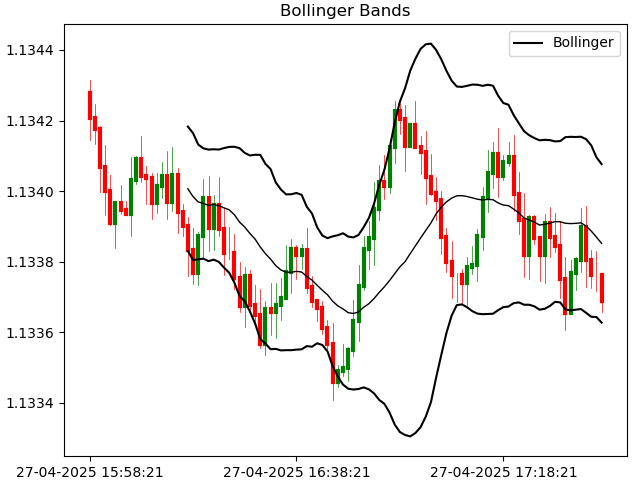

The script that drew this image:
import matplotlib.pyplot as plt
from datetime import datetime,timedelta
import numpy as np
import pandas as pd
import random
import indicator as indi

class Bollinger:
    def __init__(self):
        self.n=100
        self.fig=plt.figure()
        self.title='Bollinger Bands'
        self.calc_type='pandas'   #'dict' or 'pandas'
        self.indi=indi

    def set_variables(self):
        variables=['time','open','high','low','close']
        var={i:[] for i in variables}
        return var

    def print_data(self,var):
        print(var['time'][-1],f"O:{var['open'][-1]:.5f}",f"H:{var['high'][-1]:.5f}"
              f"L:{var['low'][-1]:.5f}",f"C:{var['close'][-1]:.5f}")

    def get_data(self,var):
        for i in range(self.n):
            t=(datetime.now()+timedelta(minutes=i)).strftime('%d-%m-%Y %H:%M:%S')
            var['time'].append(t)

            if len(var['open'])==0:
                var['open'].append(random.uniform(1,1.2))
                up_close=var['open'][-1]*(1+0.0001)
                down_close=var['open'][-1]*(1-0.0001)
                var['close'].append(random.uniform(down_close,up_close))
            else:
                var['open'].append(var['close'][-1])
                up_close=var['open'][-1]*(1+0.0001)
                down_close=var['open'][-1]*(1-0.0001)
                var['close'].append(random.uniform(down_close,up_close))
        
            if var['open'][-1]<var['close'][-1]:
                price1=var['close'][-1]
                price2=var['open'][-1]
            elif var['open'][-1]>var['close'][-1]:
                price1=var['open'][-1]
                price2=var['close'][-1]
            high=random.uniform(price1,price1*(1+0.00007))
            low=random.uniform(price2,price2*(1-0.00007))
            var['high'].append(high)
            var['low'].append(low)

            #Bollinger:
            if self.calc_type=='dict':
                self.indi.bollinger_dict(20,2,'close',var)

            self.print_data(var)

        if self.calc_type=='pandas':
            self.indi.bollinger_pandas(20,2,'close',var)

    def plot_data(self,var):
        self.fig.subplots_adjust(top=0.95,bottom=0.05,right=0.98,left=0.1,hspace=0,wspace=0)
        ax=self.fig.add_subplot()

        ax.clear()
        ax.set_title(self.title)
        ax.set_xticks(np.arange(0,len(var['time']),40))

        for i in range(len(var['time'])):
            if var['open'][i]>var['close'][i]:
                ccolor='r'
            elif var['open'][i]<var['close'][i]:
                ccolor='g'
            else:
                ccolor='gray'
            ax.plot([var['time'][i]]*2,[var['open'][i],var['close'][i]],c=ccolor,lw=3)
            ax.plot([var['time'][i]]*2,[var['high'][i],var['low'][i]],c=ccolor,lw=0.5)

        #PLOT Bollinger:
        ax.plot(var['time'],var['avg_BB'],c='black',lw=1)
        ax.plot(var['time'],var['up_BB'],c='black',lw=1.5,label='Bollinger')
        ax.plot(var['time'],var['down_BB'],c='black',lw=1.5)
        ax.legend()

        plt.show()

obj=Bollinger()
var=obj.set_variables()
obj.get_data(var)
obj.plot_data(var)
